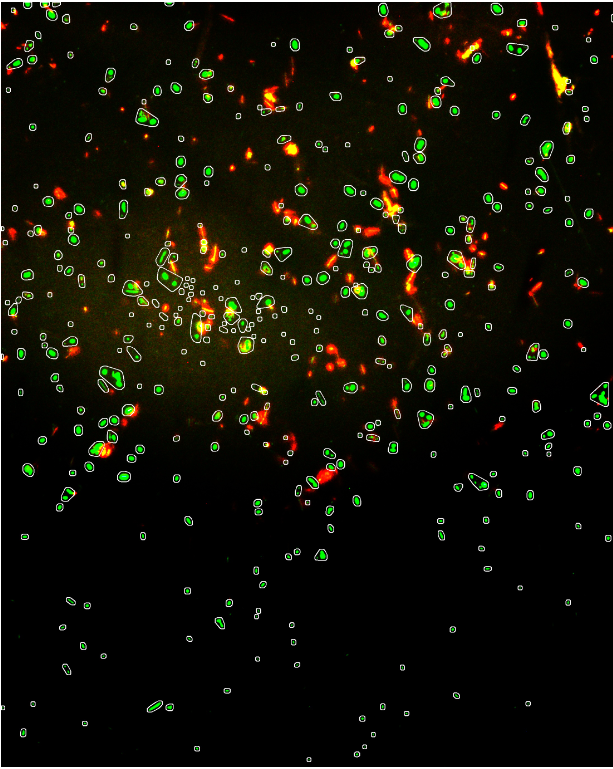
#> input picture pictures/marked_green.png, 613 x 769 px
$ python main.py --img_path ../../pictures/marked_green.png   (older library calls are emulated)
#> lines starting #> are read from the running program, lines starting #| are printed output that depends on the picture; after the words box and inside, x2 and y2 are one past the last pixel; in counts of white or black regions, pixels touching at a corner belong together
#> in count_cell, src is the input picture: shape (769, 613, 3); mean B, G, R 7, 18.1, 18.8
import cv2
import numpy as np
import matplotlib.pyplot as plt
import argparse


def get_level_highlight(img):
    y_list, x_list, _ = plt.hist(img.ravel(), 256, [0, 256])
#> y_list = 256 values, max 684436 at index 0, min 227 at index 176, mean 5524.2; x_list = 257 values from 0 to 256
    highlight = 0
    y_max = max(y_list)
#> y_max = 684436
    # 寻找合适的色阶高光调整值
    for i in range(256):
        if y_list[i] < y_max * 0.009 and y_list[i] > y_max * 0.008:
            highlight = i
    return highlight


def adjust_image(img, input_shadows, input_highlights, midtones,
                 output_highlights=255, output_shadows=0):
#> called with input_shadows = 0, input_highlights = 26, midtones = 0.09, output_highlights = 255, output_shadows = 0
    img = img.astype(np.float)

    # 输入色阶映射
    img = 255 * ((img - input_shadows) / (input_highlights - input_shadows))
    img[img < 0] = 0
    img[img > 255] = 255
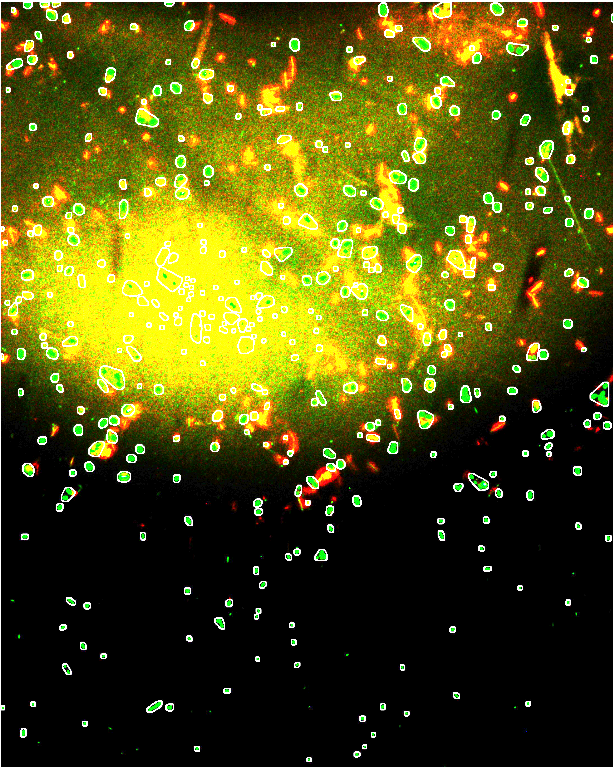
#> img: shape (769, 613, 3) float64; mean B, G, R 15.9, 80.9, 82.2

    # 中间调处理
    img = 255 * np.power(img / 255.0, 1.0 / midtones)
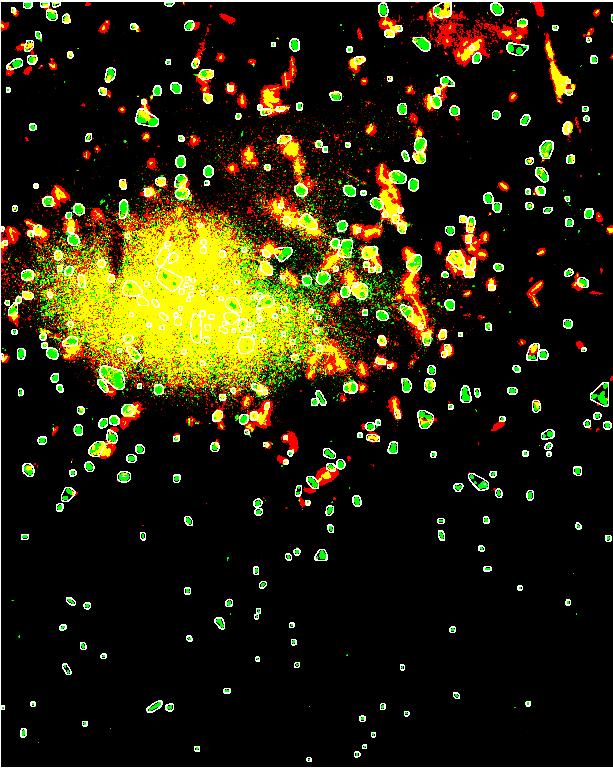
#> img: shape (769, 613, 3) float64; mean B, G, R 10.4, 37, 41.6

    # 输出色阶映射
    img = (img / 255) * (output_highlights - output_shadows) + output_shadows
    img[img < 0] = 0
    img[img > 255] = 255

    img = img.astype(np.uint8)
    return img


def pre_process(img):
    return adjust_image(img, 0, get_level_highlight(img), 0.09)


def count_cell(img_path):
    # 读取图像
    src = cv2.imread(img_path)
    # 预处理图像增强，去除薄雾等干扰
    src = pre_process(src)
    # 转换为灰度图像
    gray = cv2.cvtColor(src, cv2.COLOR_BGR2GRAY)
    # 二值化
    ret, binary = cv2.threshold(gray, 0, 255, cv2.THRESH_BINARY | cv2.THRESH_OTSU)
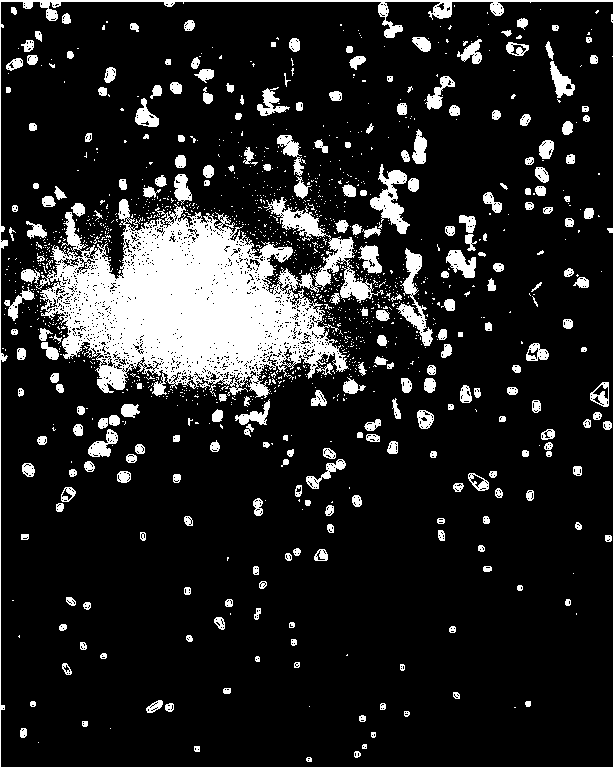
#> binary: shape (769, 613); 14.4% white; 1327 white regions (1066 under 20 px), largest, box (x1, y1, x2, y2) and area: (35, 197, 384, 398) 35550, (0, 0, 613, 769) 4400, (370, 164, 410, 234) 1126
#> ret = 109
    # 获取结构元素
    k = cv2.getStructuringElement(cv2.MORPH_RECT, (3, 3))
    # 开操作
    binary = cv2.morphologyEx(binary, cv2.MORPH_OPEN, k)
#> binary: shape (769, 613); 11.1% white; 369 white regions (102 under 20 px)
    # 高斯模糊
    binary = cv2.GaussianBlur(binary, (11, 11), 3)
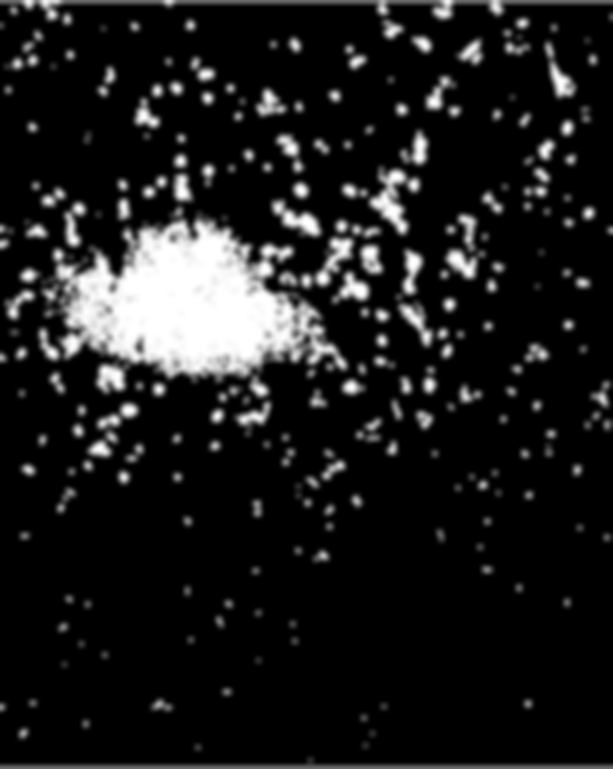
#> binary: shape (769, 613); min 0, max 255, mean 28.2
    # 轮廓发现
    contours, hierarchy = cv2.findContours(binary, cv2.RETR_EXTERNAL, cv2.CHAIN_APPROX_SIMPLE)
#> contours = 142 contours; largest, box (x1, y1, x2, y2) and area: (1, 126, 468, 440) 65376, (0, 0, 613, 57) 6772, (0, 754, 613, 769) 3768, (436, 210, 509, 296) 3372, (520, 103, 595, 215) 2679
    # 凸包个数
    count = 0
    # 绿色通道
    src_g = src[:, :, 1]
    # 红色通道
    src_r = src[:, :, 2]
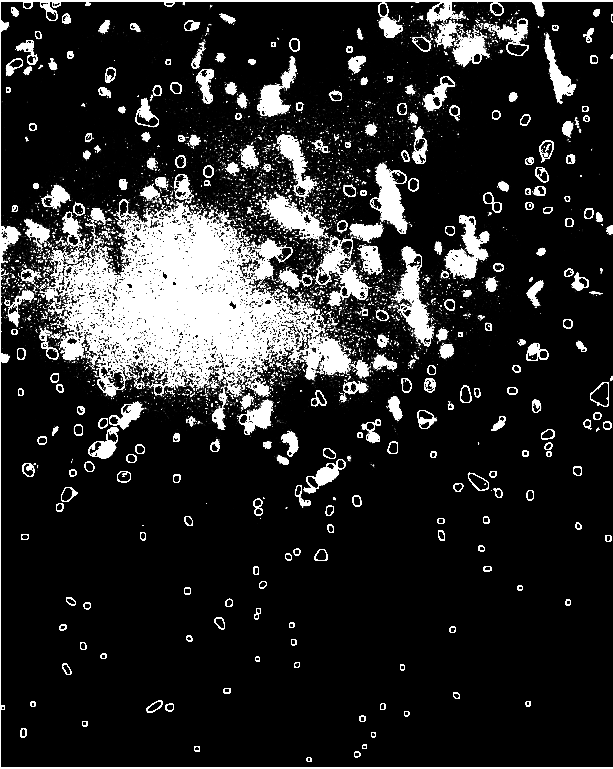
#> src_r: shape (769, 613); min 0, max 255, mean 41.5
    # 绿色个数
    count_green = 0
    # 红色个数
    count_red = 0
    for c in range(len(contours)):
        # 凸包检测
        points = cv2.convexHull(contours[c])
        total = len(points)
        # 凸包面积
        area = cv2.contourArea(points)
        count += 1
        # 绘制只有一个凸包的图像，用于统计凸包内像素值之和
        cimg = np.zeros_like(src_g)
        cv2.drawContours(cimg, contours, c, color=255, thickness=-1)
        # 像素值为255的点就是凸包内的点，获取了凸包内所有点的下标
        pts = np.where(cimg == 255)
        # 绿色像素均值
        green_avg = src_g[pts].sum() / area
        # 红色像素均值
        red_avg = src_r[pts].sum() / area
        # print('green:'+str(green_avg)+',red:'+str(red_avg))
        if green_avg > 1.5 * red_avg:
            # 绿色
            count_green += 1
            # [5 lines of commented-out code are left out]
        elif red_avg > 1.5 * green_avg:
            # 红色
            count_red += 1
            # [5 lines of commented-out code are left out]
        elif abs(green_avg - red_avg) < 30:
            # 红绿混合，各加一
            count_green += 1
            count_red += 1
#> this loop made 142 passes
#> (total, area, pts, green_avg, red_avg) on passes 1 to 9: (6, 6160, 4393 positions, rows 754 to 768, columns 0 to 612, 51.96, 51.83), (8, 154, 178 positions, rows 741 to 753, columns 191 to 204, 53.01, 41.4), (10, 356, 326 positions, rows 727 to 751, columns 359 to 378, 33.67, 27.41), (9, 271, 298 positions, rows 724 to 742, columns 15 to 31, 56.46, 41.4), (8, 191.5, 218 positions, rows 716 to 731, columns 79 to 92, 42.62, 33.3), (8, 167, 192 positions, rows 711 to 724, columns 357 to 370, 60.18, 47.35), (8, 154, 178 positions, rows 700 to 712, columns 377 to 390, 56.47, 41.55), (6, 121, 143 positions, rows 700 to 714, columns 0 to 9, 72.51, 65.33), (9, 218, 245 positions, rows 696 to 711, columns 520 to 535, 37.61, 30.59)
#> (total, area, green_avg, red_avg) on passes 61 to 66: (11, 704, 57.43, 34.51), (15, 3291.5, 71.94, 74.91), (9, 262.5, 87.44, 77.35), (8, 178.5, 57.8, 41.45), (10, 521.5, 78.48, 48.53), (9, 259, 71.61, 45.3)
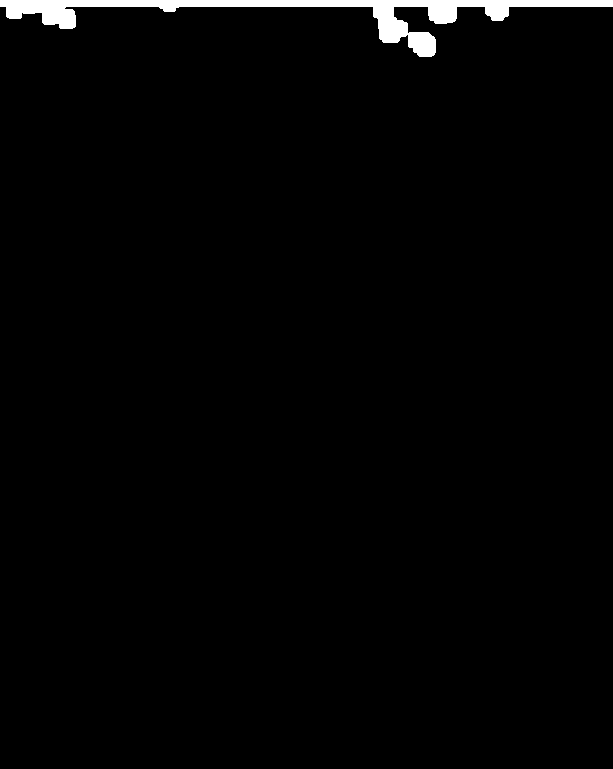
#> cimg: shape (769, 613); 1.6% white; 1 white region, box (x1, y1, x2, y2) and area: (0, 0, 613, 57) 7525
            # [11 lines of commented-out code are left out]
    return count_green, count_red


if __name__ == '__main__':
    argparser = argparse.ArgumentParser()
    argparser.add_argument('--img_path', type=str, help='待处理图片路径')
    args = argparser.parse_args()
    count_green, count_red = count_cell(args.img_path)
    print(count_green)
#| 117
    print(count_red)
#| 110
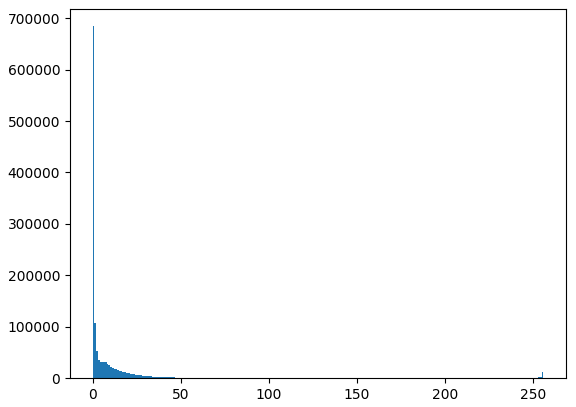
#> figure drawn by matplotlib, 1 panel; tallest bar 684436 high, from x = 0 to 1
